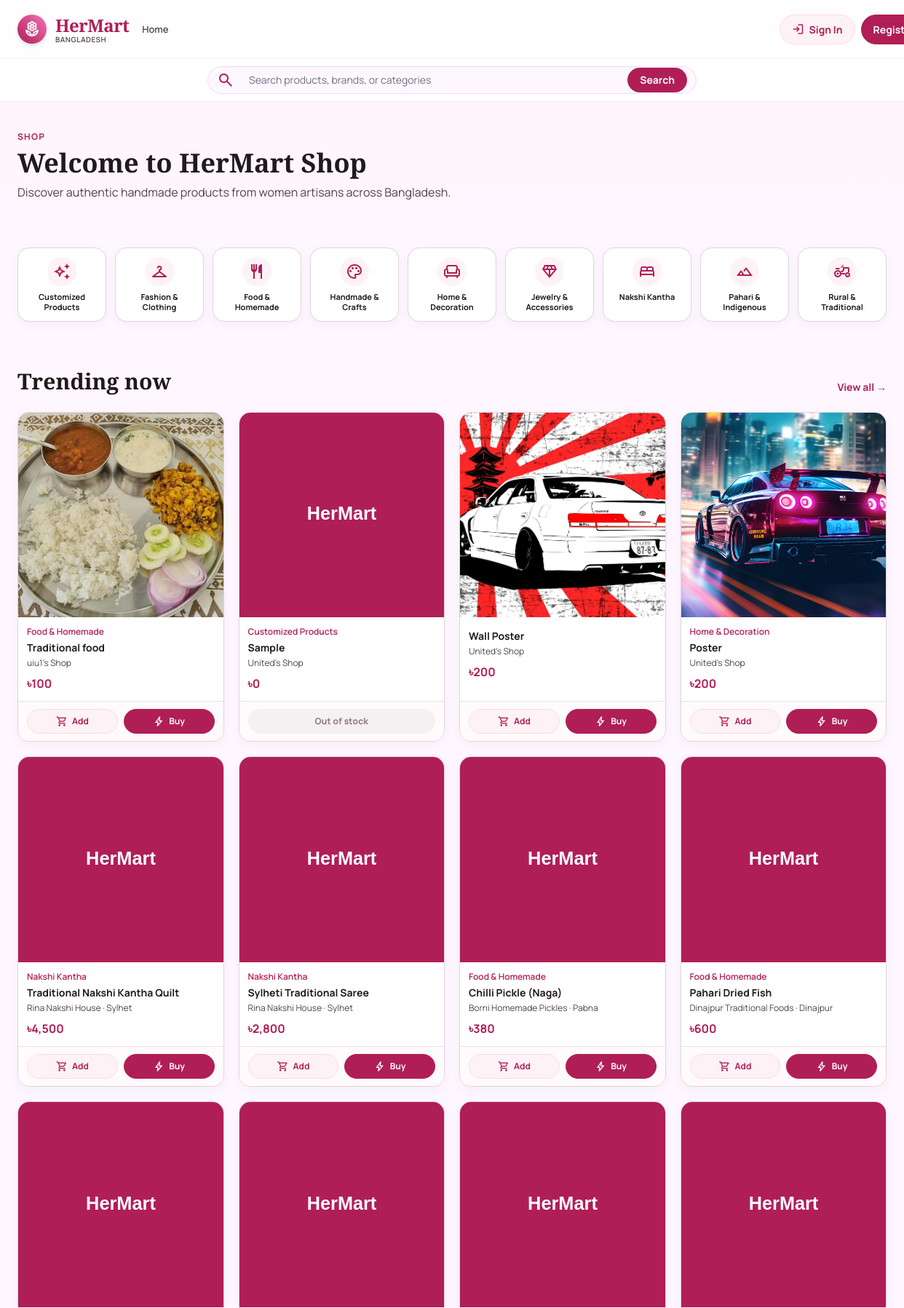
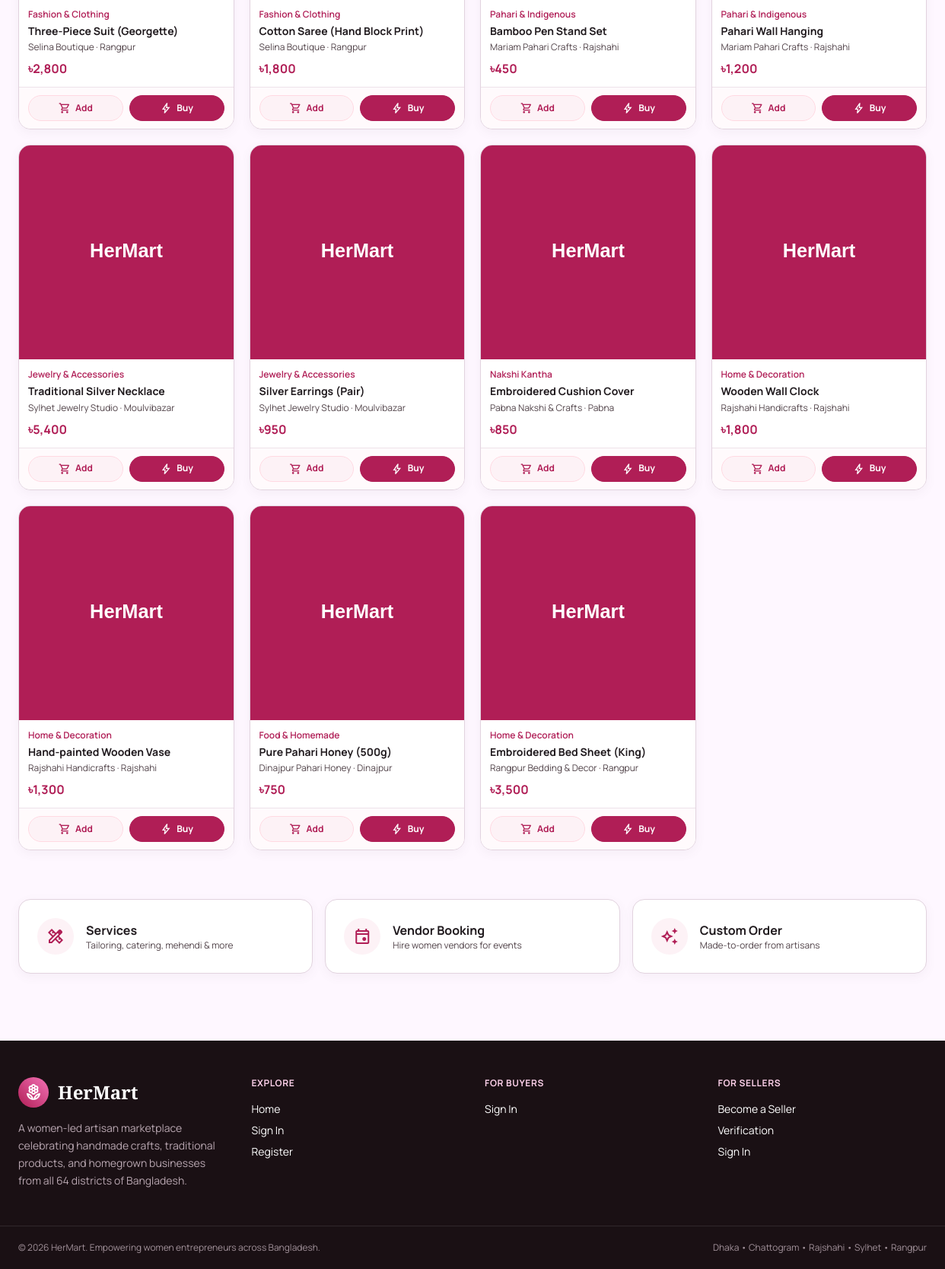
Page /customer/home.php on the committed database (2 pictures, top to bottom).
### tables this page shows
CREATE TABLE `categories` (
  `id` int(11) NOT NULL,
  `name` varchar(80) NOT NULL,
  `slug` varchar(80) NOT NULL,
  `icon` varchar(60) DEFAULT 'category',
  `description` varchar(255) DEFAULT NULL
);

CREATE TABLE `products` (
  `id` int(11) NOT NULL,
  `seller_id` int(11) DEFAULT NULL,
  `category_id` int(11) DEFAULT NULL,
  `name` varchar(180) NOT NULL,
  `description` text DEFAULT NULL,
  `price` decimal(10,2) NOT NULL DEFAULT 0.00,
  `discount_price` decimal(10,2) DEFAULT NULL,
  `stock` int(11) NOT NULL DEFAULT 0,
  `sku` varchar(80) DEFAULT NULL,
  `material` varchar(120) DEFAULT NULL,
  `color` varchar(60) DEFAULT NULL,
  `size` varchar(60) DEFAULT NULL,
  `image` varchar(255) DEFAULT NULL,
  `status` enum('active','draft','out_of_stock','inactive') NOT NULL DEFAULT 'active',
  `created_at` timestamp NOT NULL DEFAULT current_timestamp(),
  `updated_at` timestamp NOT NULL DEFAULT current_timestamp() ON UPDATE current_timestamp()
);

CREATE TABLE `businesses` (
  `id` int(11) NOT NULL,
  `owner_id` int(11) DEFAULT NULL,
  `shop_name` varchar(150) NOT NULL,
  `description` text DEFAULT NULL,
  `category_id` int(11) DEFAULT NULL,
  `location_id` int(11) DEFAULT NULL,
  `division` varchar(60) DEFAULT NULL,
  `district` varchar(80) DEFAULT NULL,
  `upazila` varchar(80) DEFAULT NULL,
  `address` varchar(255) DEFAULT NULL,
  `phone` varchar(30) DEFAULT NULL,
  `facebook` varchar(255) DEFAULT NULL,
  `online_shop` varchar(255) DEFAULT NULL,
  `profile_image` varchar(255) DEFAULT NULL,
  `cover_image` varchar(255) DEFAULT NULL,
  `rating` decimal(3,2) NOT NULL DEFAULT 0.00,
  `verified` tinyint(1) NOT NULL DEFAULT 0,
  `status` enum('active','inactive','suspended') NOT NULL DEFAULT 'active',
  `created_at` timestamp NOT NULL DEFAULT current_timestamp(),
  `updated_at` timestamp NOT NULL DEFAULT current_timestamp() ON UPDATE current_timestamp()
);

### includes/db.php (called while the page is built, shortened)
<?php
$host = DB_HOST;
$user = DB_USER;
$pass = DB_PASS;
$db   = DB_NAME;
$port = DB_PORT;
$conn = @new mysqli($host, $user, $pass, $db, $port);
$db_ready = !$conn->connect_error;
function db_select($sql, $types = '', $params = []) {
    global $conn, $db_ready;
    $stmt = $conn->prepare($sql);
    if (!$stmt->execute()) {
        error_log('[HerMart] db_select execute failed: ' . $stmt->error . ' | SQL: ' . $sql);
        $stmt->close();
        return [];
    }
    $res = $stmt->get_result();
    $rows = $res ? $res->fetch_all(MYSQLI_ASSOC) : [];
    return $rows;
}
function h($str) {
    return htmlspecialchars((string)$str, ENT_QUOTES, 'UTF-8');
}

### includes/functions.php (the view, shortened to what this page needs)
<?php
require_once __DIR__ . '/db.php';
function site_asset_url($path) {
    $script_path = str_replace('\\', '/', $_SERVER['SCRIPT_NAME'] ?? '');
    $script_dir = dirname($script_path);
    if (preg_match('#/(customer|seller|admin)$#', $script_dir)) {
        $script_dir = dirname($script_dir);
    }
    $base = rtrim($script_dir, '/.');
    return ($base === '' ? '' : $base) . '/' . ltrim($path, '/');
}
function product_image_fallback() {
    return site_asset_url('assets/images/hermart-placeholder.svg');
}
function site_image_url($name, $fallback = null) {
    $img = trim((string)$name);
    $fallback = $fallback ?? product_image_fallback();
    if ($img === '') return $fallback;
    $relative_path = ltrim(str_replace('\\', '/', $img), '/');
    if (strpos($relative_path, '/') === false) {
        $relative_path = 'assets/images/' . $relative_path;
    }
    $root = realpath(dirname(__DIR__));
    $file = $root . DIRECTORY_SEPARATOR . str_replace('/', DIRECTORY_SEPARATOR, $relative_path);
    $resolved = realpath($file);
    if (!$resolved || !is_file($resolved) || strpos($resolved, $root . DIRECTORY_SEPARATOR) !== 0) {
        return $fallback;
    }
    return site_asset_url($relative_path);
}
function site_image_attrs($name) {
    return 'src="' . h(site_image_url($name)) . '" data-image-fallback="' . h(product_image_fallback()) . '" onerror="this.onerror=null;this.src=this.dataset.imageFallback"';
}
function product_image_attrs($name) {
    return site_image_attrs($name);
}
function money_tk($amount) {
    return '৳' . number_format((float)$amount, 0);
}
function is_in_stock(array $p): bool {
    return (int)($p['stock'] ?? 0) > 0
        && ($p['status'] ?? 'active') === 'active';
}
function render_product_card(array $p, string $cart_action, string $details_href = 'product-details.php'): void {
    $brand    = $p['brand'] ?? ($p['brand_name'] ?? '');
    $district = $p['district'] ?? '';
    $cat_name = $p['category_name'] ?? '';
    $price    = $p['discount_price'] ?? $p['price'];
    $id       = (int)$p['id'];
    $in       = is_in_stock($p);
    $is_own_product = false;
    ?>
    <div class="product-card">
      <a href="<?= h($details_href) ?>?id=<?= $id ?>" class="product-card-info">
        <img <?= product_image_attrs($p['image']) ?> alt="<?= h($p['name']) ?>">
        <div class="p-3 flex-1 flex flex-col">
          <div class="text-xs font-semibold text-primary mb-1"><?= h($cat_name) ?></div>
          <h3 class="font-bold text-on-surface text-sm leading-snug line-clamp-2"><?= h($p['name']) ?></h3>
          <p class="text-xs text-on-surface-variant mt-1"><?= h($brand) ?><?= $district !== '' ? ' · ' . h($district) : '' ?></p>
          <div class="mt-2 font-bold text-primary"><?= money_tk($price) ?></div>
        </div>
      </a>
      <div class="product-card-actions">
        <form method="post" action="<?= h($cart_action) ?>" class="contents" data-cart-add-form>
                    <?php if ($is_own_product): ?>
                        <input type="number" name="quantity" value="1" min="1" max="10000" aria-label="Quantity to add to stock" class="w-14 rounded-lg border border-outline/50 px-2 py-1 text-center text-xs">
                        <button type="submit" class="hm-product-action hm-product-action-secondary hm-product-action-compact">
                            <span class="material-symbols-outlined">add_box</span> Add stock
                        </button>
                    <?php elseif ($in): ?>
            <button type="submit" data-cart-add class="hm-product-action hm-product-action-secondary hm-product-action-compact">
              <span class="material-symbols-outlined">shopping_cart</span> Add
            </button>
            <button type="submit" name="go_cart" value="1" class="hm-product-action hm-product-action-primary hm-product-action-compact">
              <span class="material-symbols-outlined">bolt</span> Buy
            </button>
          <?php else: ?>
            <span class="product-card-stock-badge">Out of stock</span>
          <?php endif; ?>
        </form>
      </div>
    </div>
    <?php
}
function categories_all() {
    return db_select("SELECT id, name, slug, icon FROM categories ORDER BY name ASC");
}

### customer/home.php (shortened to what this page needs)
<?php
$featured = db_select("SELECT p.*, b.shop_name AS brand, b.district, c.name AS category_name FROM products p
                      LEFT JOIN businesses b ON b.id = p.seller_id
                      LEFT JOIN categories c ON c.id = p.category_id
                      WHERE p.status = 'active'
                      ORDER BY p.created_at DESC");
$cats = categories_all();
include __DIR__ . '/../includes/header.php';
?>
<section class="bg-gradient-to-b from-primary-light/40 to-transparent">
  <div class="max-w-7xl mx-auto px-4 md:px-6 py-10">
    <p class="text-xs uppercase tracking-widest font-bold text-primary">Shop</p>
    <h1 class="font-serif text-3xl md:text-4xl font-bold mt-2">Welcome to HerMart Shop</h1>
    <p class="text-on-surface-variant mt-2 max-w-2xl">Discover authentic handmade products from women artisans across Bangladesh.</p>
  </div>
</section>
<section class="max-w-7xl mx-auto px-4 md:px-6 py-6">
  <div class="grid grid-cols-3 sm:grid-cols-5 lg:grid-cols-9 gap-3">
    <?php foreach ($cats as $c): ?>
      <a href="categories.php?cat=<?= h($c['slug']) ?>" class="hm-card p-3 flex flex-col items-center text-center">
        <div class="w-10 h-10 rounded-full bg-primary-light flex items-center justify-center mb-2">
          <span class="material-symbols-outlined text-primary text-2xl"><?= h($c['icon']) ?></span>
        </div>
        <div class="text-[11px] font-bold leading-tight"><?= h($c['name']) ?></div>
      </a>
    <?php endforeach; ?>
  </div>
</section>
<section class="max-w-7xl mx-auto px-4 md:px-6 py-10">
  <div class="flex items-end justify-between flex-wrap gap-3 mb-6">
    <h2 class="font-serif text-3xl font-bold">Trending now</h2>
    <a href="products.php" class="text-sm font-bold text-primary hover:underline">View all →</a>
  </div>
  <div class="grid grid-cols-1 sm:grid-cols-2 md:grid-cols-3 lg:grid-cols-4 gap-5">
    <?php foreach ($featured as $p): ?>
      <?php render_product_card($p, cart_action_url()); ?>
    <?php endforeach; ?>
  </div>
</section>
<section class="max-w-7xl mx-auto px-4 md:px-6 py-6 grid md:grid-cols-3 gap-4">
  <a href="services.php" class="hm-card p-6 flex items-center gap-4">
    <div class="w-12 h-12 rounded-full bg-primary-light flex items-center justify-center"><span class="material-symbols-outlined text-primary">design_services</span></div>
    <div>
      <h3 class="font-bold">Services</h3>
      <p class="text-xs text-on-surface-variant">Tailoring, catering, mehendi & more</p>
    </div>
  </a>
  <a href="vendor-booking.php" class="hm-card p-6 flex items-center gap-4">
    <div class="w-12 h-12 rounded-full bg-primary-light flex items-center justify-center"><span class="material-symbols-outlined text-primary">event</span></div>
    <div>
      <h3 class="font-bold">Vendor Booking</h3>
      <p class="text-xs text-on-surface-variant">Hire women vendors for events</p>
    </div>
  </a>
  <a href="custom-order.php" class="hm-card p-6 flex items-center gap-4">
    <div class="w-12 h-12 rounded-full bg-primary-light flex items-center justify-center"><span class="material-symbols-outlined text-primary">auto_awesome</span></div>
    <div>
      <h3 class="font-bold">Custom Order</h3>
      <p class="text-xs text-on-surface-variant">Made-to-order from artisans</p>
    </div>
  </a>
</section>
<?php include __DIR__ . '/../includes/footer.php'; ?>

### rows in the picture
categories: name "Customized Products"
categories: name "Fashion & Clothing"
categories: name "Food & Homemade"
categories: name "Handmade & Crafts"
categories: name "Home & Decoration"
categories: name "Jewelry & Accessories"
categories: name "Nakshi Kantha"
categories: name "Pahari & Indigenous"
categories: name "Rural & Traditional"
products: image (picture), category.name "Food & Homemade", name "Traditional food", seller.shop_name "uiu1's Shop", money_tk($price) "৳100", status "active" (drawn), stock "Add"
products: category.name "Customized Products", name "Sample", seller.shop_name "United's Shop", money_tk($price) "৳0", stock "Out of stock"
products: image (picture), name "Wall Poster", seller.shop_name "United's Shop", money_tk($price) "৳200", status "active" (drawn), stock "Add"
products: image (picture), category.name "Home & Decoration", name "Poster", seller.shop_name "United's Shop", money_tk($price) "৳200", status "active" (drawn), stock "Add"
products: category.name "Nakshi Kantha", name "Traditional Nakshi Kantha Quilt", seller.shop_name "Rina Nakshi House", seller.district "Sylhet", money_tk($price) "৳4,500", status "active" (drawn), stock "Add"
products: category.name "Nakshi Kantha", name "Sylheti Traditional Saree", seller.shop_name "Rina Nakshi House", seller.district "Sylhet", discount_price "৳2,800", status "active" (drawn), stock "Add"
products: category.name "Food & Homemade", name "Chilli Pickle (Naga)", seller.shop_name "Borni Homemade Pickles", seller.district "Pabna", money_tk($price) "৳380", status "active" (drawn), stock "Add"
products: category.name "Food & Homemade", name "Pahari Dried Fish", seller.shop_name "Dinajpur Traditional Foods", seller.district "Dinajpur", money_tk($price) "৳600", status "active" (drawn), stock "Add"
products: category.name "Fashion & Clothing", name "Three-Piece Suit (Georgette)", seller.shop_name "Selina Boutique", seller.district "Rangpur", money_tk($price) "৳2,800", status "active" (drawn), stock "Add"
products: category.name "Fashion & Clothing", name "Cotton Saree (Hand Block Print)", seller.shop_name "Selina Boutique", seller.district "Rangpur", money_tk($price) "৳1,800", status "active" (drawn), stock "Add"
products: category.name "Pahari & Indigenous", name "Bamboo Pen Stand Set", seller.shop_name "Mariam Pahari Crafts", seller.district "Rajshahi", money_tk($price) "৳450", status "active" (drawn), stock "Add"
products: category.name "Pahari & Indigenous", name "Pahari Wall Hanging", seller.shop_name "Mariam Pahari Crafts", seller.district "Rajshahi", money_tk($price) "৳1,200", status "active" (drawn), stock "Add"
products: category.name "Jewelry & Accessories", name "Traditional Silver Necklace", seller.shop_name "Sylhet Jewelry Studio", seller.district "Moulvibazar", money_tk($price) "৳5,400", status "active" (drawn), stock "Add"
products: category.name "Jewelry & Accessories", name "Silver Earrings (Pair)", seller.shop_name "Sylhet Jewelry Studio", seller.district "Moulvibazar", money_tk($price) "৳950", status "active" (drawn), stock "Add"
products: category.name "Nakshi Kantha", name "Embroidered Cushion Cover", seller.shop_name "Pabna Nakshi & Crafts", seller.district "Pabna", money_tk($price) "৳850", status "active" (drawn), stock "Add"
products: category.name "Home & Decoration", name "Wooden Wall Clock", seller.shop_name "Rajshahi Handicrafts", seller.district "Rajshahi", money_tk($price) "৳1,800", status "active" (drawn), stock "Add"
products: category.name "Home & Decoration", name "Hand-painted Wooden Vase", seller.shop_name "Rajshahi Handicrafts", seller.district "Rajshahi", money_tk($price) "৳1,300", status "active" (drawn), stock "Add"
products: category.name "Food & Homemade", name "Pure Pahari Honey (500g)", seller.shop_name "Dinajpur Pahari Honey", seller.district "Dinajpur", money_tk($price) "৳750", status "active" (drawn), stock "Add"
products: category.name "Home & Decoration", name "Embroidered Bed Sheet (King)", seller.shop_name "Rangpur Bedding & Decor", seller.district "Rangpur", money_tk($price) "৳3,500", status "active" (drawn), stock "Add"
